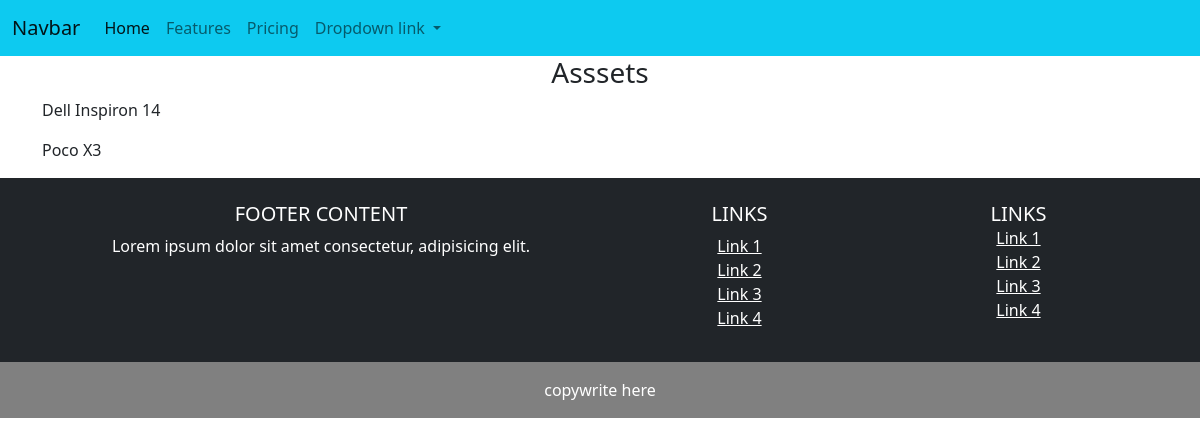
The app's page /asset/, older data.
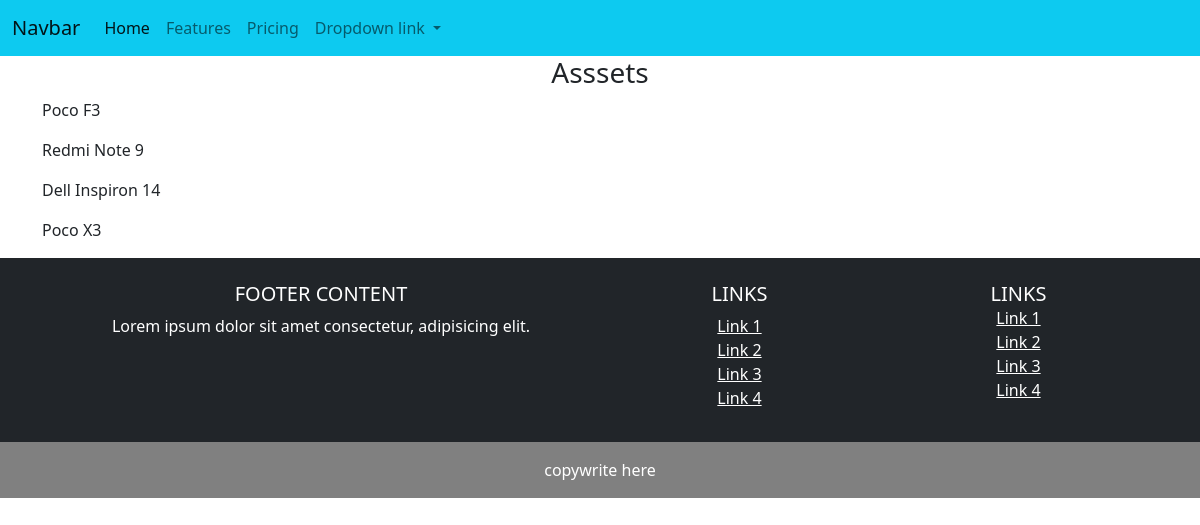
The same page, newer data.
### tracAssets/models.py (models this page shows, shortened)
class AssetType(models.Model):
    category = models.ForeignKey(AssetCategory, on_delete=models.CASCADE)
    service_tag = models.CharField(max_length=50)
    asset_model = models.CharField(max_length=50)
    active = models.BooleanField(default=False)
    purchase_date= models.DateField(auto_now=False)
    class Meta:
        verbose_name = 'Asset'
        verbose_name_plural = 'Assets'
        ordering = ['-id']

### tracAssets/views.py (the view, shortened to what this page needs)
# urls.py: path('asset/', views.AssetTypeView.as_view(), name='asset'),
class AssetTypeView(APIView):
    renderer_classes = [TemplateHTMLRenderer]
    template_name = 'front/assets.html'
    def get(self, request):
        queryset = AssetType.objects.filter(active=True)
        return Response({'assets': queryset})

### templates/front/assets.html (shortened to what this page needs)
{% extends "base.html" %}
{% block content %}
<div class="container">
    <h3 class="text-center"> Asssets </h3>
    {% for asset in assets %}
        <p>{{asset.asset_model}}</p>
    {% endfor %}
</div>
{% endblock content %}

Row changes from the older to the newer data that the page shows:
added AssetType: asset_model "Poco F3"
added AssetType: asset_model "Redmi Note 9"
